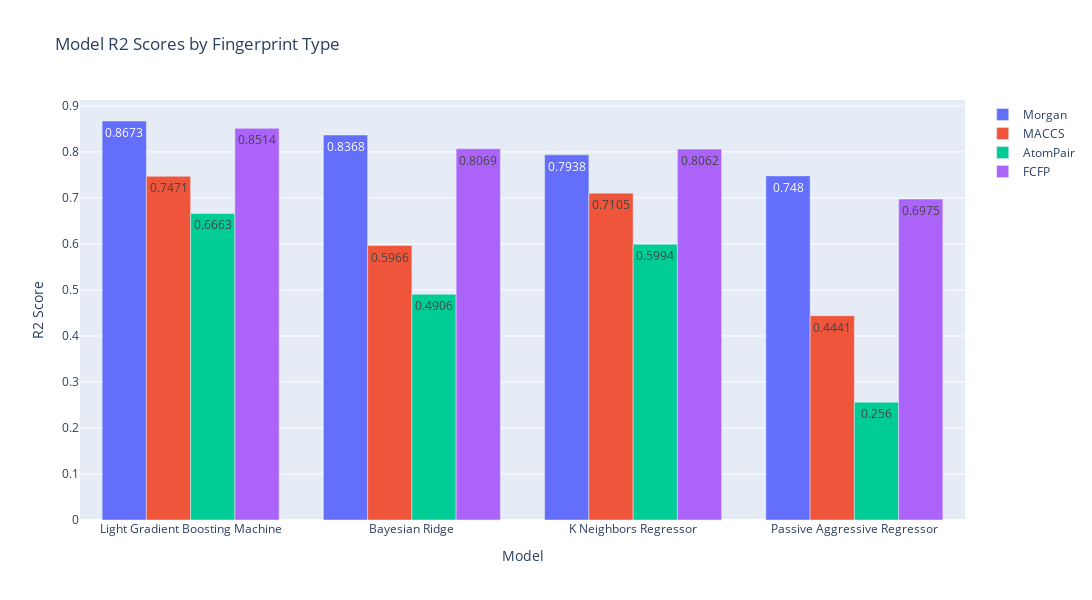

Notebook source saved alongside this figure:
### Code cell
import plotly.graph_objects as go
# Create a bar plot
fig = go.Figure()

# Add bars for each fingerprint type
for fingerprint_type in final_results['Fingerprint Type'].unique():
    filtered_df = final_results[final_results['Fingerprint Type'] == fingerprint_type]
    fig.add_trace(go.Bar(
        x=filtered_df['Model'],
        y=filtered_df['R2'],
        name=fingerprint_type,
        text=filtered_df['R2'].round(4),
        textposition='auto' 
    ))

# Update layout
fig.update_layout(
    title='Model R2 Scores by Fingerprint Type',
    xaxis_title='Model',
    yaxis_title='R2 Score',
    barmode='group',  # Group bars together
    height=600,
    width=1150
)

# Show the plot
fig.show()

### Figure 1 — Plotly figure (JSON) as saved in the notebook; plotly's stock layout.template omitted (floating-point values rounded to 4 significant figures)
{"data": [{"name": "Morgan", "text": [0.8673, 0.8368, 0.7938, 0.748], "textposition": "auto", "type": "bar", "x": ["Light Gradient Boosting Machine", "Bayesian Ridge", "K Neighbors Regressor", "Passive Aggressive Regressor"], "y": [0.8673, 0.8368, 0.7938, 0.748]}, {"name": "MACCS", "text": [0.7471, 0.7105, 0.5966, 0.4441], "textposition": "auto", "type": "bar", "x": ["Light Gradient Boosting Machine", "K Neighbors Regressor", "Bayesian Ridge", "Passive Aggressive Regressor"], "y": [0.7471, 0.7105, 0.5966, 0.4441]}, {"name": "AtomPair", "text": [0.6663, 0.5994, 0.4906, 0.256], "textposition": "auto", "type": "bar", "x": ["Light Gradient Boosting Machine", "K Neighbors Regressor", "Bayesian Ridge", "Passive Aggressive Regressor"], "y": [0.6663, 0.5994, 0.4906, 0.256]}, {"name": "FCFP", "text": [0.8514, 0.8069, 0.8062, 0.6975], "textposition": "auto", "type": "bar", "x": ["Light Gradient Boosting Machine", "Bayesian Ridge", "K Neighbors Regressor", "Passive Aggressive Regressor"], "y": [0.8514, 0.8069, 0.8062, 0.6975]}], "layout": {"barmode": "group", "height": 600, "title": {"text": "Model R2 Scores by Fingerprint Type"}, "width": 1150, "xaxis": {"title": {"text": "Model"}}, "yaxis": {"title": {"text": "R2 Score"}}}}
